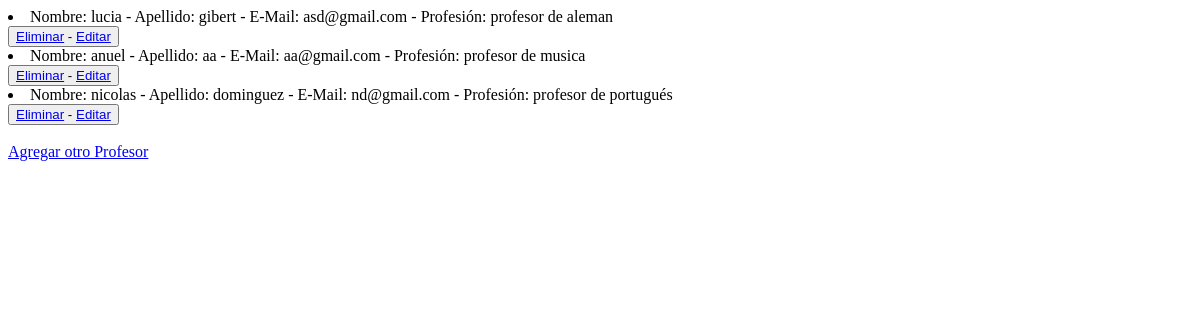
The page /leerProfesores (signed in) on the database as committed earlier.
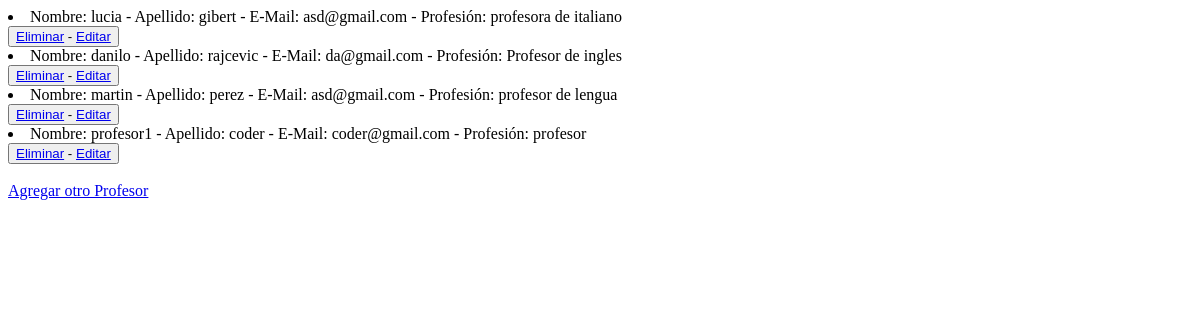
The same page on the database as committed later.
### AppCoder/models.py (models this page shows)
class Profesor(models.Model):
    nombre = models.CharField(max_length=30)
    apellido = models.CharField(max_length=30)
    email = models.EmailField()
    profesion = models.CharField(max_length=30)
    def __str__(self):
        return f"Nombre: {self.nombre} - Apellido: {self.apellido} - E-Mail: {self.email} - Profesión: {self.profesion}"

### AppCoder/views.py (the view)
# urls.py: path('leerProfesores', views.leerProfesores, name = "LeerProfesores"),
@login_required
def leerProfesores(request):
      profesores = Profesor.objects.all() #trae todos los profesores
      contexto= {"profesores":profesores}
      return render(request, "AppCoder/leerProfesores.html",contexto)

### AppCoder/templates/AppCoder/leerProfesores.html (shortened to what this page needs)
<!DOCTYPE html>
<html lang="en">
<head>
</head>
<body>
    {% for p in profesores %}
        <li>{{p}}</li>
        <button>
            <a href="{% url 'EliminarProfesor' p.nombre %}"> Eliminar</a>
            -
            <a href="{% url 'EditarProfesor' p.nombre %}"> Editar</a>
        </button>
    {% endfor %}
    <br>
    <br>
    <a href="profesores">Agregar otro Profesor</a>
</body>
</html>

Rows that differ between the two databases and show on the page:
removed Profesor: nombre+apellido+email "Nombre: lucia - Apellido: gibert - E-Mail: asd@gmail.com - Profesión: profesor de aleman"
removed Profesor: nombre+apellido+email "Nombre: anuel - Apellido: aa - E-Mail: aa@gmail.com - Profesión: profesor de musica"
removed Profesor: nombre+apellido+email "Nombre: nicolas - Apellido: dominguez - E-Mail: nd@gmail.com - Profesión: profesor de portugués"
added Profesor: nombre+apellido+email "Nombre: lucia - Apellido: gibert - E-Mail: asd@gmail.com - Profesión: profesora de italiano"
added Profesor: nombre+apellido+email "Nombre: danilo - Apellido: rajcevic - E-Mail: da@gmail.com - Profesión: Profesor de ingles"
added Profesor: nombre+apellido+email "Nombre: martin - Apellido: perez - E-Mail: asd@gmail.com - Profesión: profesor de lengua"
added Profesor: nombre+apellido+email "Nombre: profesor1 - Apellido: coder - E-Mail: coder@gmail.com - Profesión: profesor"
